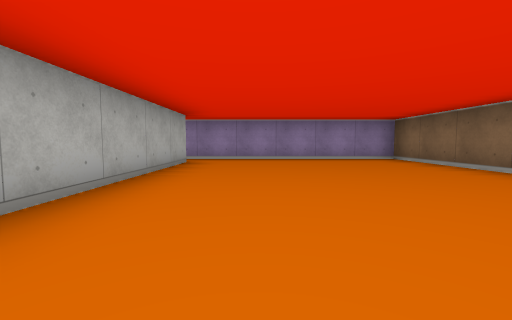
[1] (above)

18 first-person views from a walk through a cub3D maze. The camera is about half as high as the walls, tilts 4° down and sees 90° across. The floor is counted in squares. Each view is taken from the middle of a square. On the plan, view 1 faces up. The plan holds only what a view shows up to about 9 squares ahead; the rest is blank.

[2]
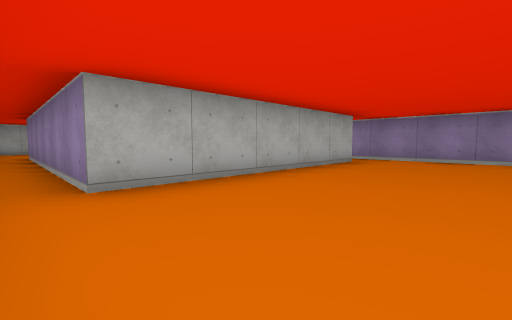

[3]
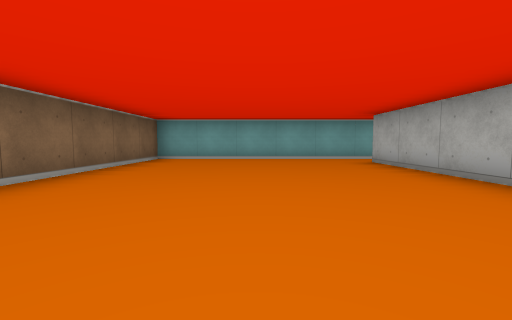

[4]
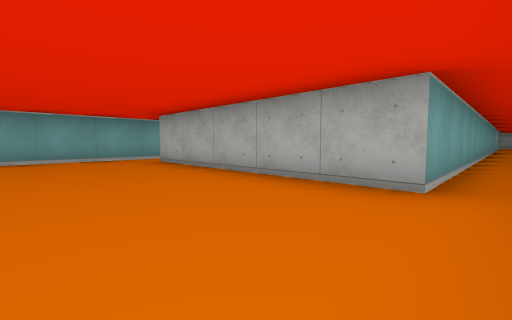

[5]
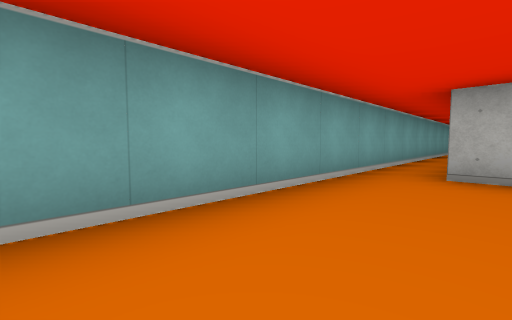

[6]
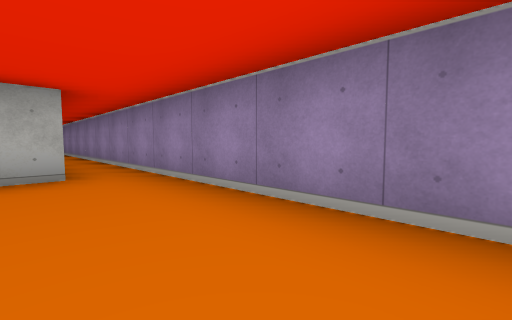

[7]
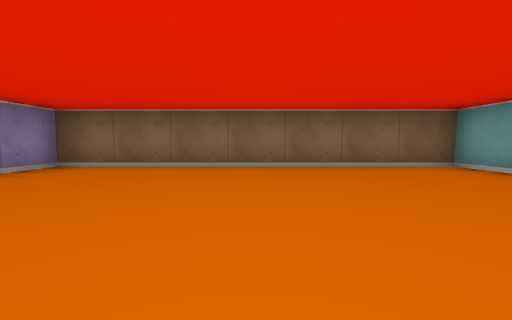

[8]
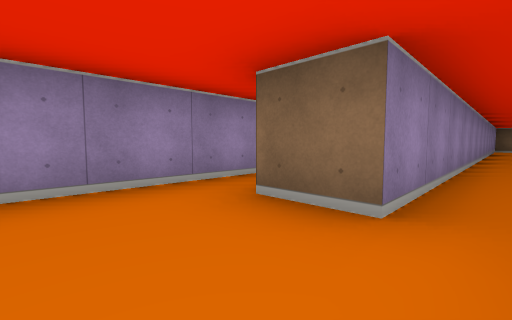

[9]
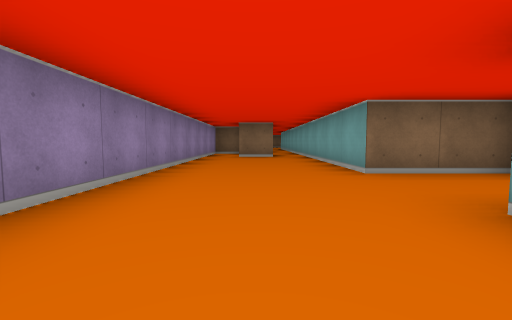

[10]
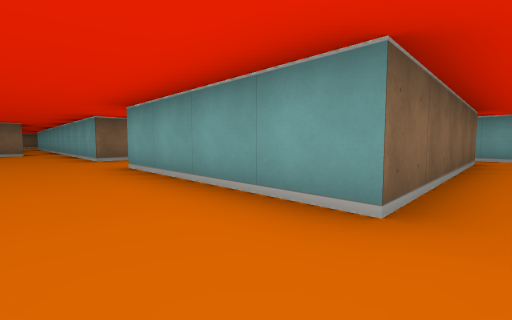

[11]
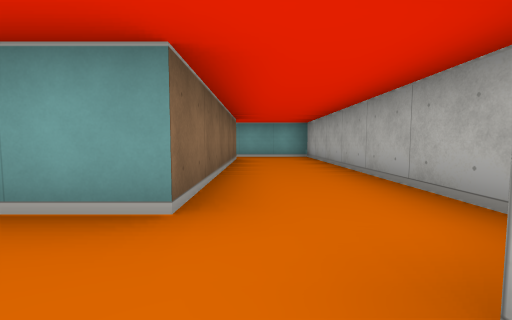

[12]
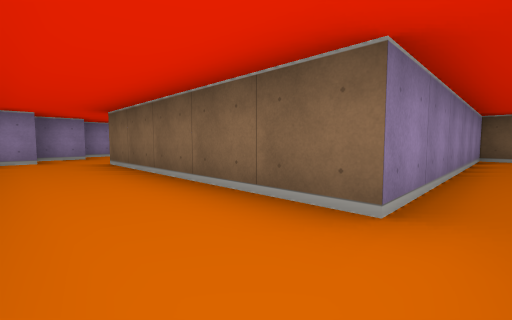

[13]
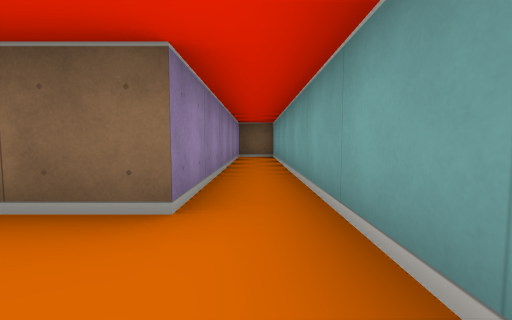

[14]
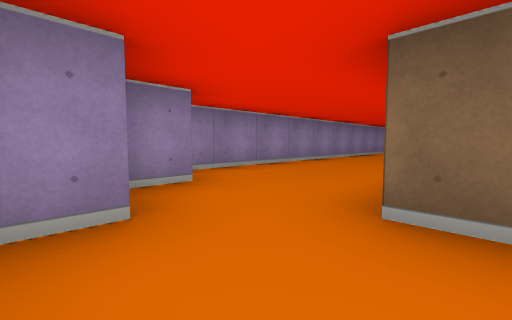

[15]
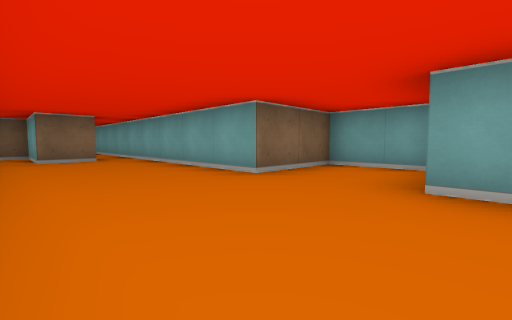

[16]
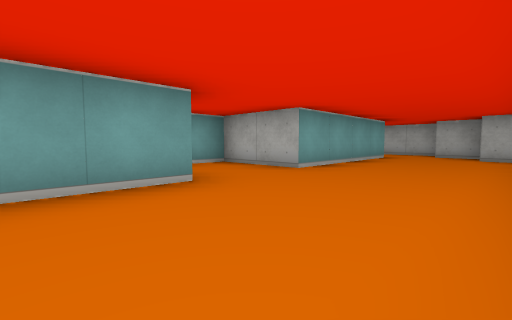

[17]
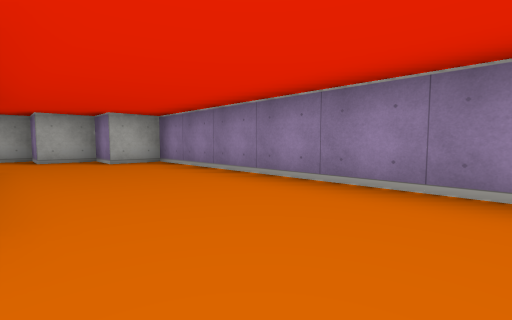

[18]
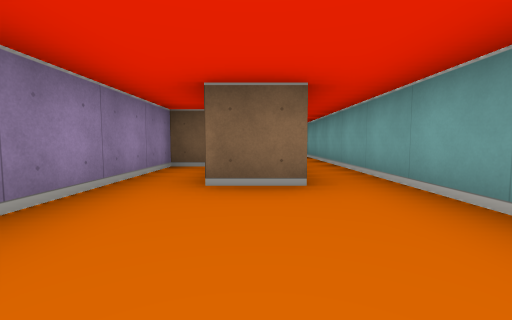

### Floor plan
Points are (right, up) in squares from view 1. A wall is a line through its corners. A room is listed if a view was taken in it or the views show most of it. See-through windows are left out.
Room 1 (views 1, 2, 3, 4, 5, 6, 7)
walls: (-7.5, -0.5) (3.5, -0.5) (3.5, 6.5) (-9.5, 6.5); (-9.5, 5.5) (-1.5, 5.5) (-1.5, 0.5) (-7.5, 0.5)
ways out: opening at (-9, 6) to room 2; opening at (-8, 0)
Room 2 (views 8, 9, 10, 11, 12, 13, 14, 15, 16, 17, 18)
walls: (-9.5, 6.5) (-9.5, 7.5) (-7.5, 7.5) (-7.5, 8.5) (-19.5, 8.5) (-19.5, 7.5) (-20.5, 7.5) (-20.5, 6.5) (-21.5, 6.5) (-21.5, -0.5) (-13.5, -0.5) (-13.5, 0.5) (-19.5, 0.5) (-19.5, 5.5) (-15.5, 5.5) (-15.5, 3.5) (-13.5, 3.5) (-13.5, 5.5) (-9.5, 5.5)
ways out: opening at (-9, 6) to room 1

Where each view was taken, in squares from view 1:
view 1: 0 up, 0 right, facing up
view 2: 0 up, 1 right, facing up-left
view 3: 6 up, 1 right, facing down
view 4: 6 up, 1 right, facing down-left
view 5: 1 up, 2 right, facing down-left
view 6: 5 up, 2 right, facing up-left
view 7: 3 up, 1 left, facing right
view 8: 6 up, 11 left, facing up-right
view 9: 7 up, 17 left, facing right
view 10: 7 up, 20 left, facing down-right
view 11: 7 up, 20 left, facing down
view 12: 0 up, 21 left, facing up-right
view 13: 0 up, 21 left, facing right
view 14: 5 up, 21 left, facing up-right
view 15: 8 up, 16 left, facing down-right
view 16: 8 up, 12 left, facing down-left
view 17: 6 up, 14 left, facing up-left
view 18: 7 up, 12 left, facing right
